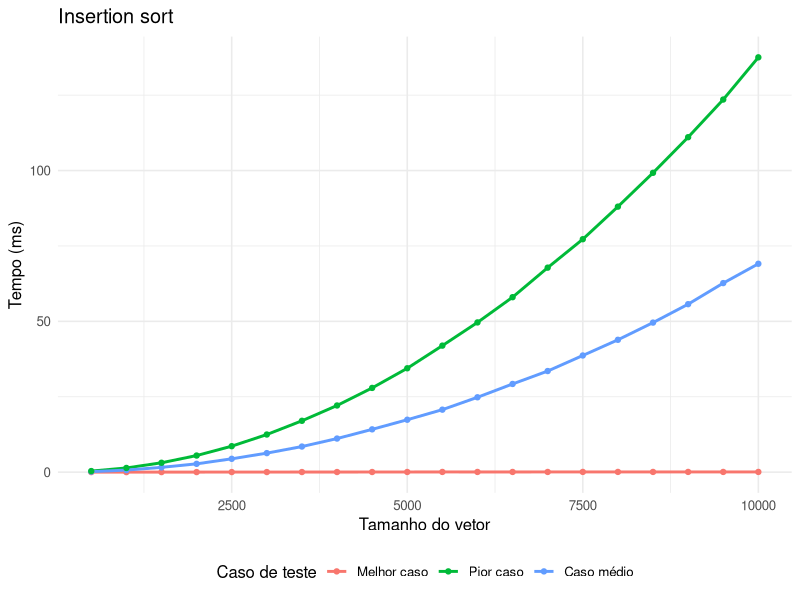
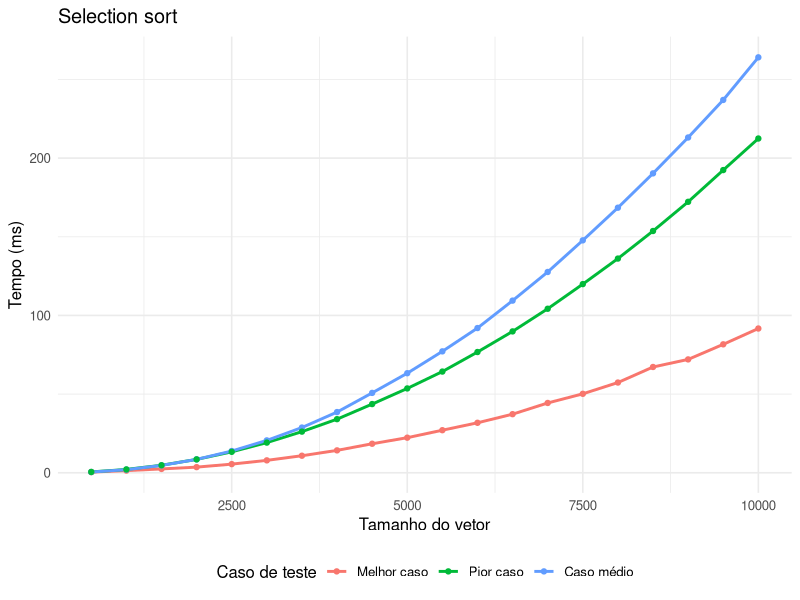
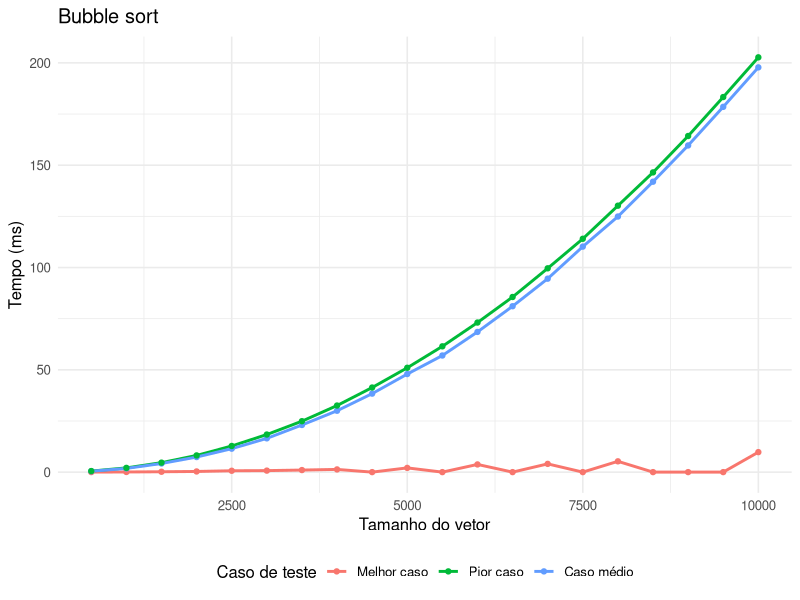
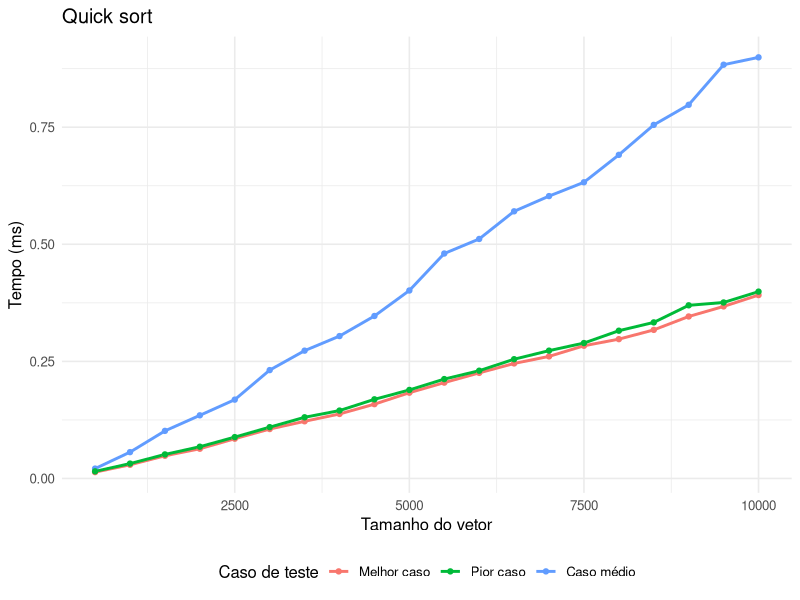
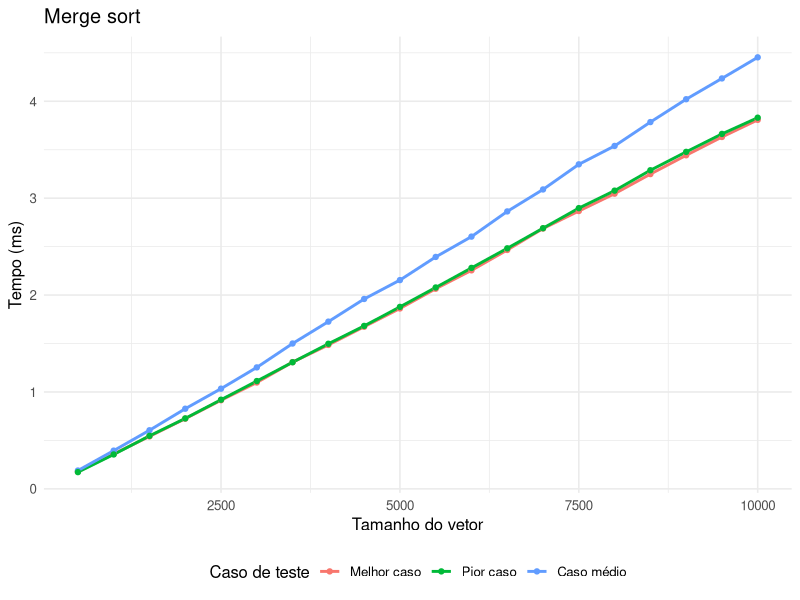
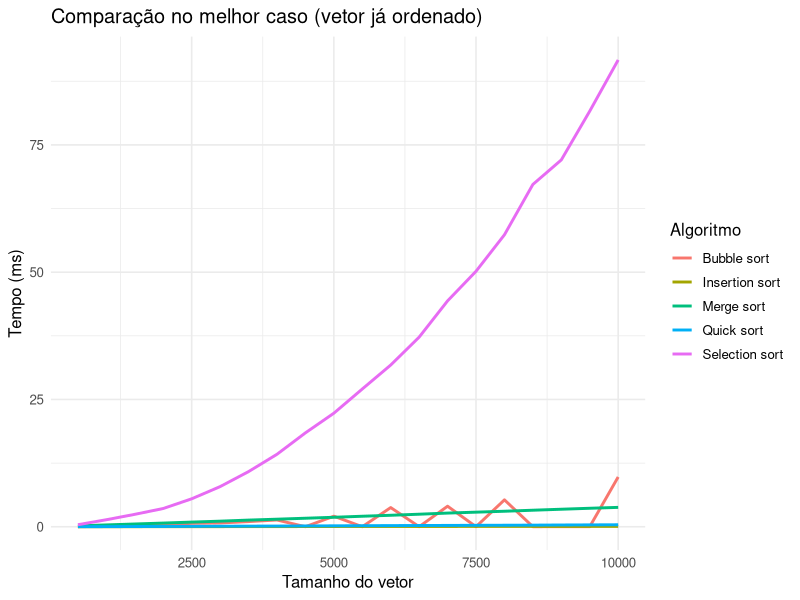
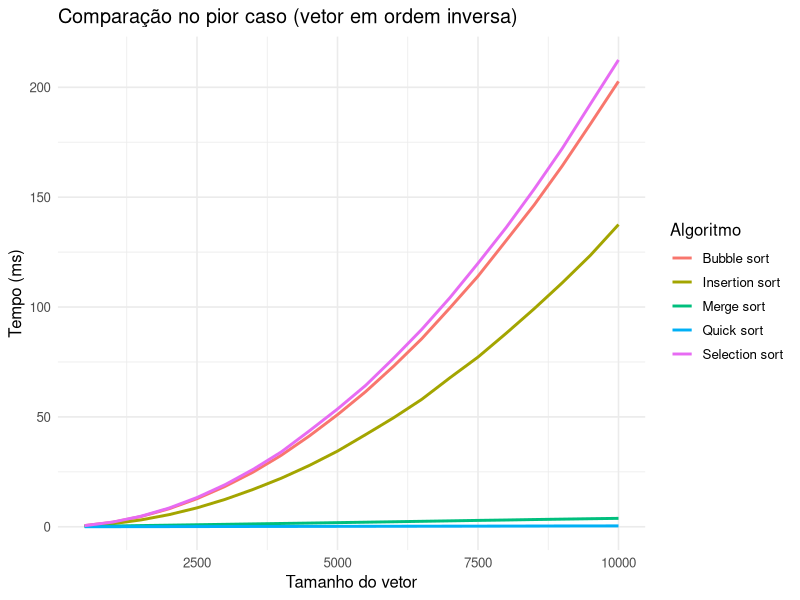
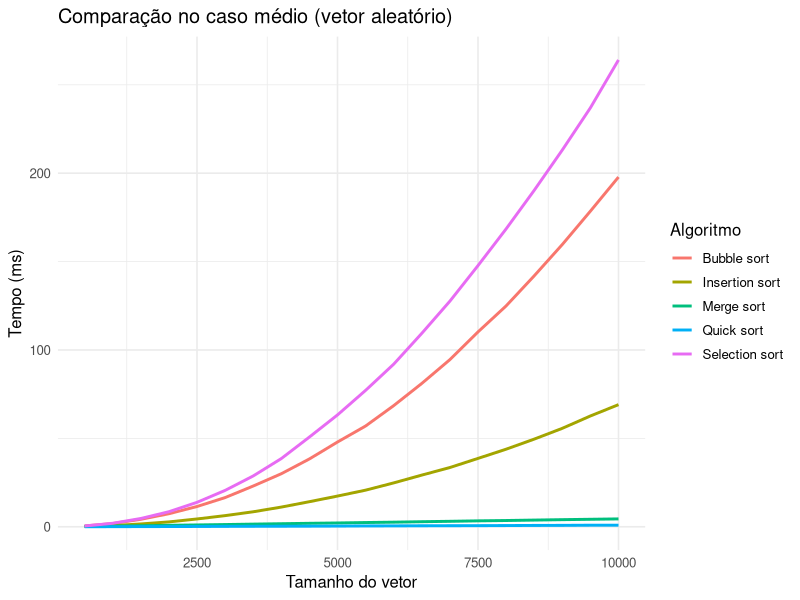

R code for these plots, in order:
## ---- chunk 1
knitr::opts_chunk$set(
  echo    = TRUE,
  warning = FALSE,
  message = FALSE,
  fig.align = "center",
  fig.pos   = "H"
)


library(ggplot2)
library(tidyr)
library(dplyr)
library(knitr)
library(stringr)
## ---- chunk 2
library(knitr)

tabela_complexidades <- data.frame(
  Algoritmo   = c("Insertion Sort", "Selection Sort", "Bubble Sort",
                  "Quick Sort", "Merge Sort"),
  Melhor      = c("O(n)", "O(n²)", "O(n)", "O(n log n)", "O(n log n)"),
  Médio       = c("O(n²)", "O(n²)", "O(n²)", "O(n log n)", "O(n log n)"),
  Pior        = c("O(n²)", "O(n²)", "O(n²)", "O(n²)", "O(n log n)"),
  Estável     = c("Sim", "Não", "Sim", "Não", "Sim"),
  check.names = FALSE
)

kable(
  tabela_complexidades,
  caption = "Complexidade dos algoritmos de ordenação avaliados",
  col.names = c("Algoritmo", "Melhor", "Médio", "Pior",
                "Estável?"),
  align = c("l", "c", "c", "c", "c")
)
## ---- chunk 3
tempos <- read.csv("tempos_sort.csv", check.names = FALSE)

# Converte colunas Tamanho_X em linhas, renomeia os casos
# e converte o tempo de nanossegundos para milissegundos.
tempos_longo <- tempos |>
  pivot_longer(
    cols      = starts_with("Tamanho_"),
    names_to  = "Tamanho",
    values_to = "Tempo_ns"
  ) |>
  mutate(
    Tamanho = as.integer(str_remove(Tamanho, "Tamanho_")),
    Caso = factor(
      case_when(
        Caso_de_teste == "Melhor caso (vetor já ordenado)"    ~ "Melhor caso",
        Caso_de_teste == "Pior caso (vetor em ordem inversa)" ~ "Pior caso",
        Caso_de_teste == "Caso médio (vetor aleatório)"       ~ "Caso médio",
        TRUE ~ Caso_de_teste
      ),
      levels = c("Melhor caso", "Pior caso", "Caso médio")
    ),
    Tempo_ms = Tempo_ns * 0.000001
  )

# Função auxiliar para plotar um algoritmo específico
plotar_algoritmo <- function(nome, cor = "steelblue") {
  dados <- filter(tempos_longo, Algoritmo == nome)
  ggplot(dados, aes(x = Tamanho, y = Tempo_ms, color = Caso)) +
    geom_line(linewidth = 1) +
    geom_point(size = 1.5) +
    labs(
      title = nome,
      x     = "Tamanho do vetor",
      y     = "Tempo (ms)",
      color = "Caso de teste"
    ) +
    theme_minimal(base_size = 12) +
    theme(legend.position = "bottom")
}
## ---- chunk 4
plotar_algoritmo("Insertion sort", "tomato")
## ---- chunk 5
plotar_algoritmo("Selection sort", "steelblue")
## ---- chunk 6
plotar_algoritmo("Bubble sort", "darkorange")
## ---- chunk 7
plotar_algoritmo("Quick sort", "seagreen")
## ---- chunk 8
plotar_algoritmo("Merge sort", "purple")
## ---- chunk 9
tempos_longo |>
  filter(Caso == "Melhor caso") |>
  ggplot(aes(x = Tamanho, y = Tempo_ms, color = Algoritmo)) +
  geom_line(linewidth = 1) +
  labs(
    title    = "Comparação no melhor caso (vetor já ordenado)",
    x        = "Tamanho do vetor",
    y        = "Tempo (ms)",
    color    = "Algoritmo"
  ) +
  theme_minimal(base_size = 12) +
  theme(legend.position = "right")
## ---- chunk 10
tempos_longo |>
  filter(Caso == "Pior caso") |>
  ggplot(aes(x = Tamanho, y = Tempo_ms, color = Algoritmo)) +
  geom_line(linewidth = 1) +
  labs(
    title    = "Comparação no pior caso (vetor em ordem inversa)",
    x        = "Tamanho do vetor",
    y        = "Tempo (ms)",
    color    = "Algoritmo"
  ) +
  theme_minimal(base_size = 12) +
  theme(legend.position = "right")
## ---- chunk 11
tempos_longo |>
  filter(Caso == "Caso médio") |>
  ggplot(aes(x = Tamanho, y = Tempo_ms, color = Algoritmo)) +
  geom_line(linewidth = 1) +
  labs(
    title    = "Comparação no caso médio (vetor aleatório)",
    x        = "Tamanho do vetor",
    y        = "Tempo (ms)",
    color    = "Algoritmo"
  ) +
  theme_minimal(base_size = 12) +
  theme(legend.position = "right")
## ---- chunk 12
tempos_longo |>
  filter(Algoritmo %in% c("Quick sort", "Merge sort")) |>
  ggplot(aes(x = Tamanho, y = Tempo_ms, color = Algoritmo,
             linetype = Caso)) +
  geom_line(linewidth = 1) +
  labs(
    title    = "Algoritmos O(n log n): Quick Sort e Merge Sort",
    subtitle = "Melhor, pior e caso médio",
    x        = "Tamanho do vetor",
    y        = "Tempo (ms)",
    color    = "Algoritmo",
    linetype = "Caso de teste"
  ) +
  theme_minimal(base_size = 12) +
  theme(legend.position = "right")
## ---- chunk 13
# Deriva tempos_tabela a partir do tempos_longo já existente,
# apenas reorganizando as colunas para o formato de tabela.
tempos_tabela <- tempos_longo |>
  select(Tamanho, Caso, Algoritmo, Tempo_ms) |>
  mutate(
    Algoritmo = factor(
      Algoritmo,
      levels = c("Insertion sort", "Selection sort", "Bubble sort",
                 "Quick sort", "Merge sort"),
      labels = c("Insert.", "Select.", "Bubble", "Quick", "Merge")
    )
  ) |>
  pivot_wider(names_from = Algoritmo, values_from = Tempo_ms) |>
  arrange(Caso, Tamanho)

kable(
  tempos_tabela,
  caption   = "Tempos médios de execução (em milissegundos) por algoritmo, caso e tamanho",
  col.names = c("Tam.", "Caso", "Insert", "Select", "Bubble", "Quick", "Merge"),
  align     = c("r", "l", rep("r", 5)),
  booktabs  = TRUE,
  linesep   = "",
  longtable = TRUE
) 
